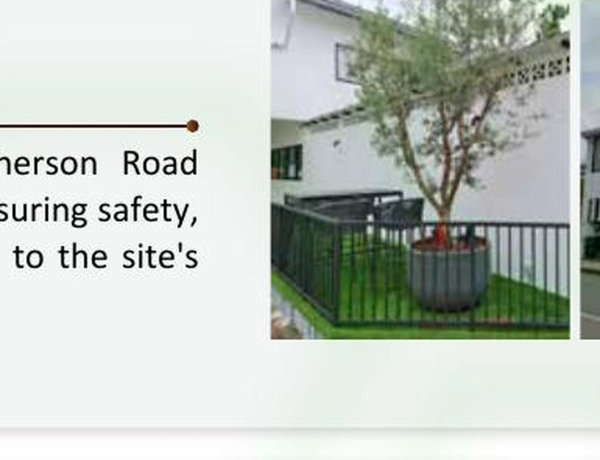
#> input picture assets/images/projects/proj-macpherson-road-railing-2022.jpg, 1200 x 919 px, found by its file name (shown at 1/2 size)
$ python crop_project_heroes.py
#> lines starting #> are read from the running program, lines starting #| are printed output that depends on the picture
"""
Crop project hero images to remove baked-in PDF caption text and page borders.

Strategy: Each project image started life as a PDF page screenshot containing
caption text on the left and one or more photos on the right. We extract a
single clean photo region per project, with per-image bounding boxes.

Coords are (left, top, right, bottom) as fractions of the original image
(values in [0, 1]).

Output: 1200x900 (4:3), high quality JPEG. Cards display ~560x220px so this is
already 2x — no aggressive upscaling required.
"""
from PIL import Image
from pathlib import Path
import sys

PROJECTS_DIR = Path("/home/user/workspace/metalsingapore-sg/assets/images/projects")
BACKUP_DIR = PROJECTS_DIR / "originals_backup"
TARGET_W, TARGET_H = 1200, 900

# (left_frac, top_frac, right_frac, bottom_frac) of the *original* image.
# Tuned by visual inspection.
CROP_BOXES = {
    # Group A: text-heavy left, photos on right — pick widest single photo
    # macpherson-road railing: full right photo
    "proj-macpherson-road-railing-2022.jpg":      (0.42, 0.03, 0.99, 0.92),
    # pasir panjang: balcony barrier full right
    "proj-pasir-panjang-balcony-barrier-2025.jpg":(0.42, 0.03, 0.99, 0.82),
    # buroh lane: 2 photos side-by-side; take both right photos with their gutter, but exclude text
    "proj-buroh-lane-ramp-repair-2023.jpg":       (0.42, 0.03, 0.99, 0.92),
    # aluminium glass door: 2 doors side by side
    "proj-aluminium-glass-door-2019.jpg":         (0.42, 0.03, 0.99, 0.91),
    # collapsible gate: single photo; trim white bottom
    "proj-collapsible-gate-2021.jpg":             (0.42, 0.03, 0.99, 0.74),
    # spire: single photo
    "proj-spire-metal-glass-2024.jpg":            (0.42, 0.03, 0.99, 0.83),
    # park east: 2 photos stacked vertically; pick BOTTOM (After) to avoid Before badge
    "proj-park-east-condo-frame-2019.jpg":        (0.42, 0.55, 0.78, 0.94),
    # 434 macpherson: middle horizontal strip is the only photo
    "proj-434-macpherson-railing-ramp-2021.jpg":  (0.42, 0.20, 0.99, 0.66),

    # Group B: clean photo grids — pick a generous single-photo region
    # arthur-118: 4-photo 2x2 grid; take the bottom row (railings) for variety
    "proj-arthur-118-metal-bed-2021.jpg":         (0.05, 0.50, 0.99, 0.97),
    # grey-lane: After photo top half
    "proj-grey-lane-metal-works-2022.jpg":        (0.05, 0.02, 0.59, 0.50),
    # lorong-23: top photo of locker bank
    "proj-lorong-23-geylang-locker-2024.jpg":     (0.05, 0.02, 0.99, 0.55),
    # outdoor-trellis: bottom row (better view)
    "proj-outdoor-trellis-2024.jpg":              (0.05, 0.43, 0.99, 0.97),
    # parkway-parade: top row (full buildings)
    "proj-parkway-parade-metal-2023.jpg":         (0.05, 0.02, 0.99, 0.36),
    # st-mary: 3 vertical photos; take left+middle for breadth
    "proj-st-mary-church-railing-2023.jpg":       (0.05, 0.02, 0.66, 0.96),
    # supply-fabricate: large left photo
    "proj-supply-fabricate-ramp-2022.jpg":        (0.05, 0.02, 0.55, 0.92),
    # wis-changi: 2 photos side by side; both
    "proj-wis-changi-railing-2022.jpg":           (0.05, 0.02, 0.99, 0.85),
}

SKIP = {
    "proj-tuas-view-cat-ladder-2024.jpg",
    "proj-buroh-street-cat-ladder-2024.jpg",
}


def cover_fit(im: Image.Image, target_w: int, target_h: int) -> Image.Image:
    w, h = im.size
    src_ratio = w / h
    target_ratio = target_w / target_h
    if src_ratio > target_ratio:
        new_w = int(round(h * target_ratio))
        offset = (w - new_w) // 2
        im = im.crop((offset, 0, offset + new_w, h))
    elif src_ratio < target_ratio:
        new_h = int(round(w / target_ratio))
        offset = (h - new_h) // 2
        im = im.crop((0, offset, w, offset + new_h))
    return im.resize((target_w, target_h), Image.LANCZOS)


def process(filename: str, box: tuple) -> None:
#> called with filename = 'proj-macpherson-road-railing-2022.jpg', box = (0.42, 0.03, 0.99, 0.92)
    src_path = BACKUP_DIR / filename
    dst_path = PROJECTS_DIR / filename
    if not src_path.exists():
        src_path = dst_path
    im = Image.open(src_path).convert("RGB")
#> im is the input picture: PIL image 1200x919 RGB; mean R, G, B 190.2, 196.6, 189.7
    w, h = im.size
#> w = 1200; h = 919

    l, t, r, b = box
    crop_box = (
        int(round(w * l)),
        int(round(h * t)),
        int(round(w * r)),
        int(round(h * b)),
    )
#> crop_box = (504, 28, 1188, 845)
    cropped = im.crop(crop_box)
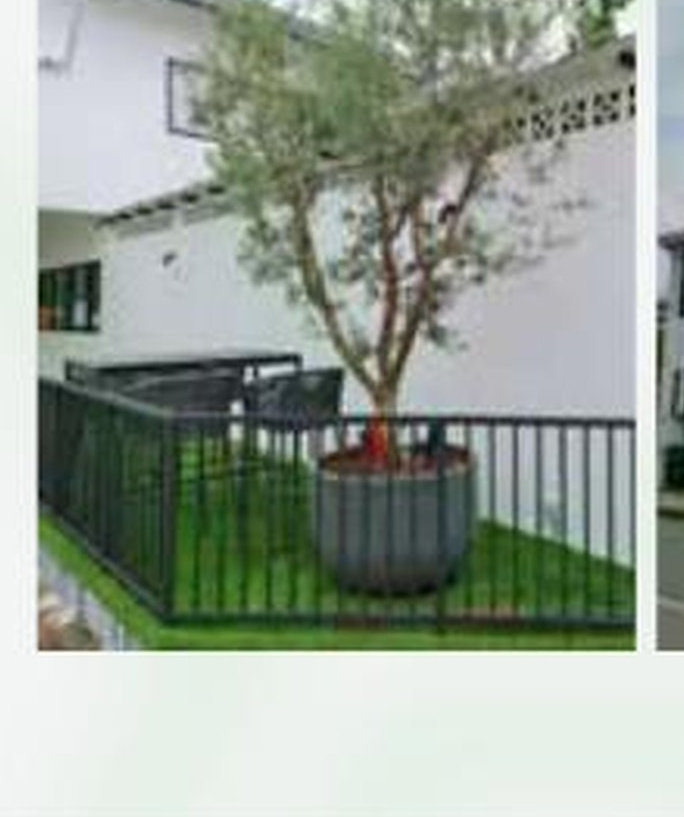
#> cropped: PIL image 684x817 RGB; mean R, G, B 152.1, 161.6, 150.5
    cw, ch = cropped.size
#> cw = 684; ch = 817
    final = cover_fit(cropped, TARGET_W, TARGET_H)
#> in cover_fit, `im = im.crop((0, offset, w, offset + new_h))`:
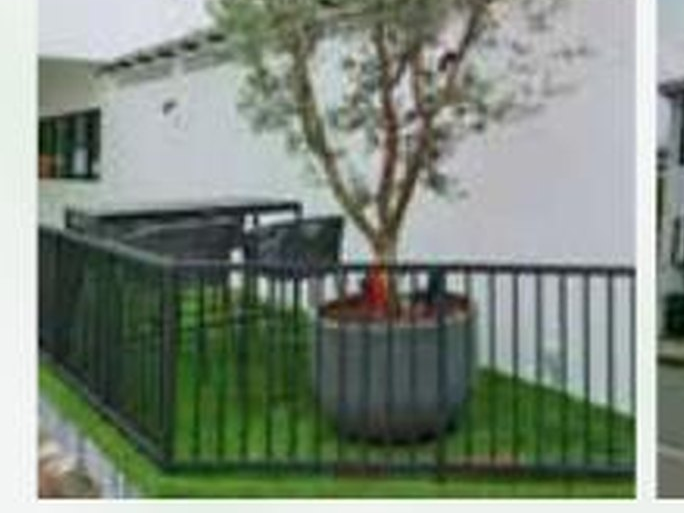
#> im: PIL image 684x513 RGB; mean R, G, B 126.5, 137.6, 124.9
    final.save(dst_path, "JPEG", quality=88, optimize=True)
    print(f"  {filename}: {w}x{h} -> crop {cw}x{ch} -> {TARGET_W}x{TARGET_H}")
#|   proj-macpherson-road-railing-2022.jpg: 1200x919 -> crop 684x817 -> 1200x900


def main() -> int:
    print("Cropping project hero images to single photo regions...")
    for filename, box in CROP_BOXES.items():
        if filename in SKIP:
            print(f"  {filename}: SKIP")
            continue
        process(filename, box)
#> pass 2 of the loop in main, `for filename, box in CROP_BOXES.items():`:
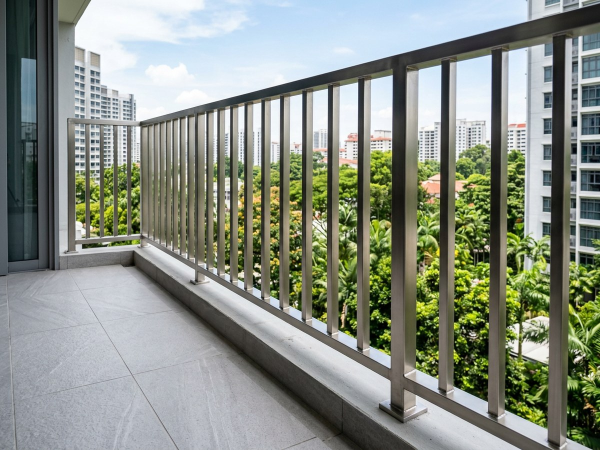
#> input picture assets/images/projects/proj-pasir-panjang-balcony-barrier-2025.jpg, 1200 x 900 px, found by its file name (shown at 1/2 size)
#> in process, im is the input picture: PIL image 1200x900 RGB; mean R, G, B 137.4, 143.7, 133.6
#> in process (call 2), `cropped = im.crop(crop_box)`:
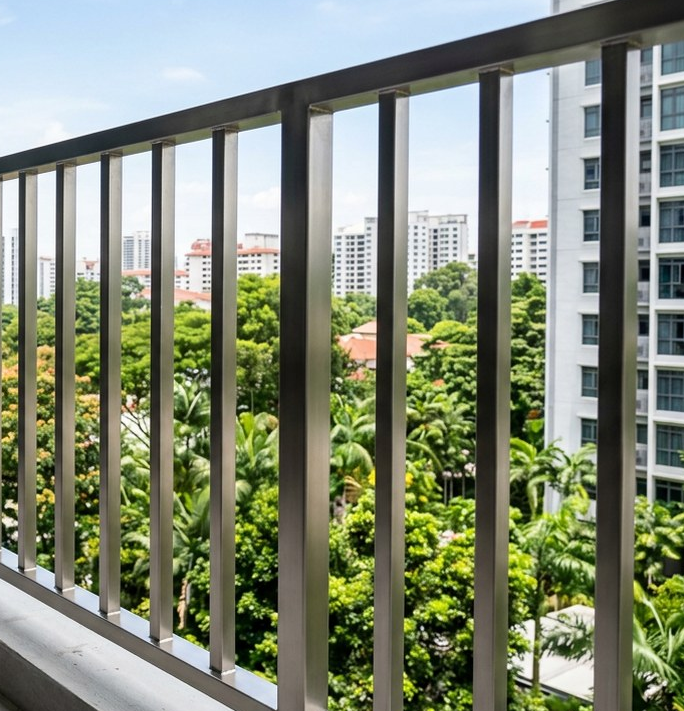
#> cropped: PIL image 684x711 RGB; mean R, G, B 130.7, 138.2, 118.5
#> im: PIL image 684x513 RGB
#> in cover_fit (call 2), `return im.resize((target_w, target_h), Image.LANCZOS)`:
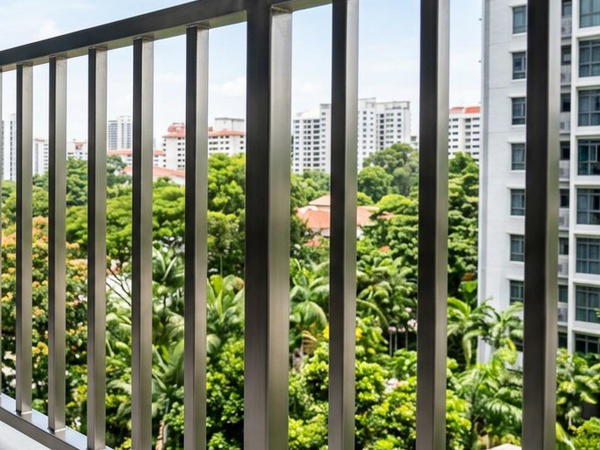
#> returned value: PIL image 1200x900 RGB (shown at 1/2 size); mean R, G, B 127.8, 134.2, 108.8
#|   proj-pasir-panjang-balcony-barrier-2025.jpg: 1200x900 -> crop 684x711 -> 1200x900
#> pass 3 of the loop in main, `for filename, box in CROP_BOXES.items():`:
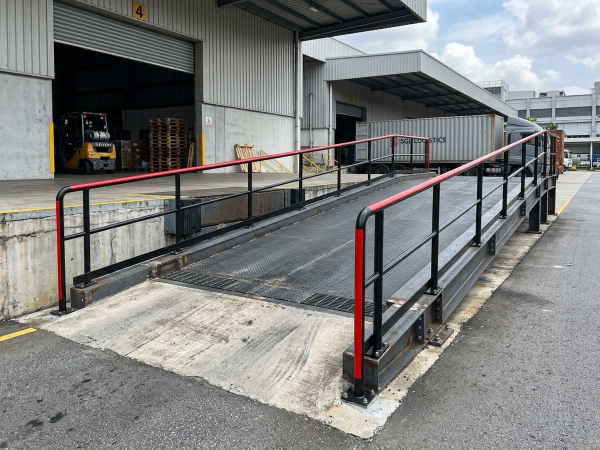
#> input picture assets/images/projects/proj-buroh-lane-ramp-repair-2023.jpg, 1200 x 900 px, found by its file name (shown at 1/2 size)
#> in process, im is the input picture: PIL image 1200x900 RGB; mean R, G, B 128.6, 129.2, 127.7
#> in process (call 3), `cropped = im.crop(crop_box)`:
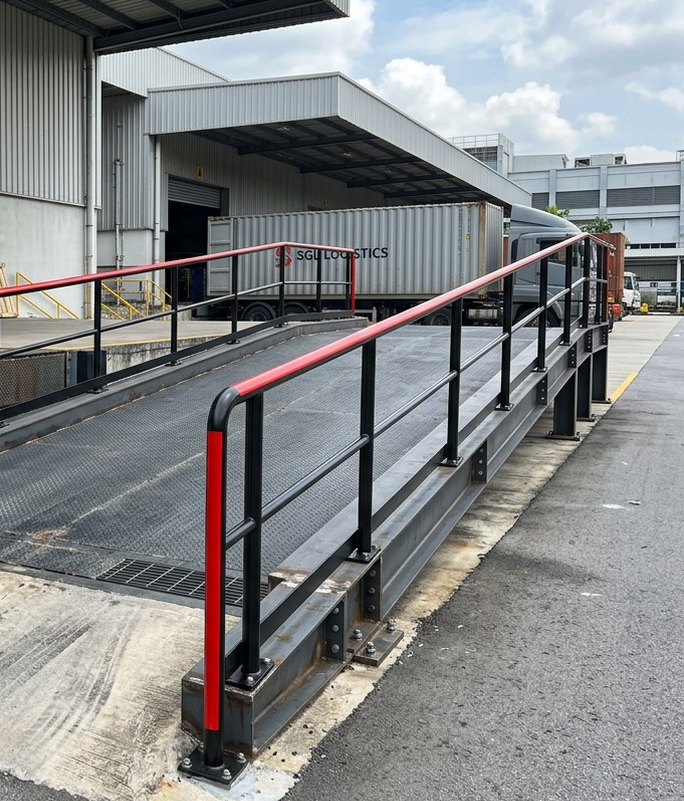
#> cropped: PIL image 684x801 RGB; mean R, G, B 134.2, 135.7, 136.8
#> im: PIL image 684x513 RGB
#> in cover_fit (call 3), `return im.resize((target_w, target_h), Image.LANCZOS)`:
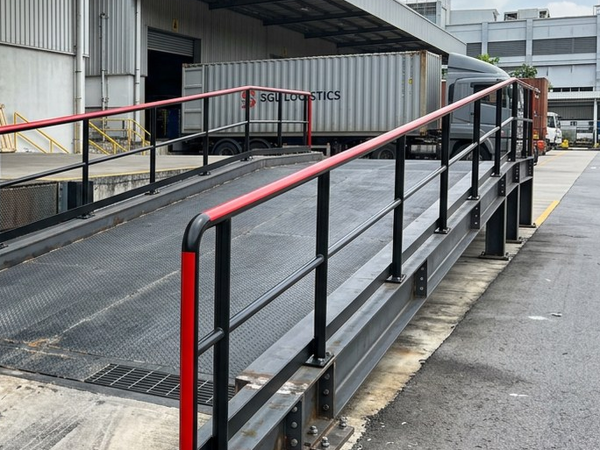
#> returned value: PIL image 1200x900 RGB (shown at 1/2 size); mean R, G, B 122.5, 123.1, 124.1
#|   proj-buroh-lane-ramp-repair-2023.jpg: 1200x900 -> crop 684x801 -> 1200x900
#> the loop made 7 passes; the first 3 are shown
    print("Done.")
    return 0


if __name__ == "__main__":
#> (the run stopped early here; a loop or call above may not have finished)
